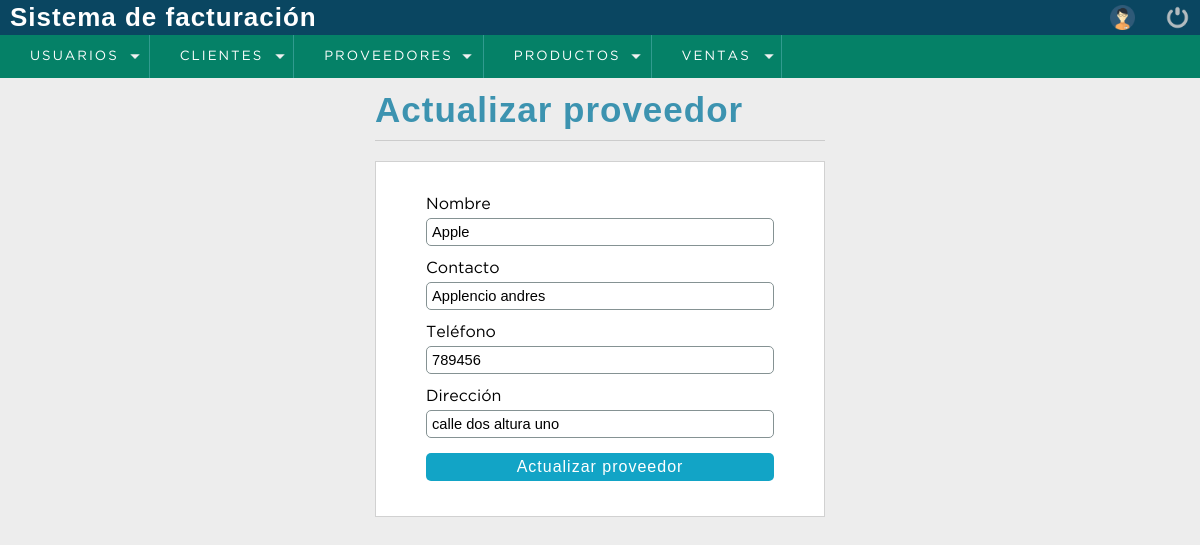
Page /proyecto/sistema/editar_proveedor.php?id=1 (signed in) on the committed database.
### tables this page shows
CREATE TABLE `proveedor` (
  `codproveedor` int(11) NOT NULL,
  `proveedor` varchar(100) DEFAULT NULL,
  `contacto` varchar(100) DEFAULT NULL,
  `telefono` bigint(11) DEFAULT NULL,
  `direccion` text DEFAULT NULL
);

### proyecto/sistema/editar_proveedor.php (the view, shortened to what this page needs)
<?php
    include "../bd.php";
    $codproveedor = $_GET['id'];
    $sql = mysqli_query($connection, "SELECT * FROM proveedor WHERE codproveedor = $codproveedor");
    $result_sql = mysqli_num_rows($sql);
    if ($result_sql == 0) {
        header('Location: lista_proveedor.php');
        exit;
    } else {
        $data = mysqli_fetch_array($sql);
        $nombre = $data['proveedor'];
        $contacto = $data['contacto'];
        $telefono = $data['telefono'];
        $direccion = $data['direccion'];
    }
?>
<!DOCTYPE html>
<html lang="en">
<head>
    <?php include "includes/scripts.php"; ?>
</head>
<body>
<?php include "includes/header.php"; ?>
    <section id="container">
        <div class="form_register">
            <h1>Actualizar proveedor</h1>
            <hr>
            <form action="" method="post">
                <label for="nombre">Nombre</label>
                <input type="text" name="nombre" id="nombre" placeholder="Nombre del proveedor" value="<?php echo $nombre; ?>">
                <label for="contacto">Contacto</label>
                <input type="text" name="contacto" id="contacto" placeholder="Contacto del proveedor" value="<?php echo $contacto; ?>">
                <label for="telefono">Teléfono</label>
                <input type="number" name="telefono" id="telefono" placeholder="Teléfono del proveedor" value="<?php echo $telefono; ?>">
                <label for="direccion">Dirección</label>
                <input type="text" name="direccion" id="direccion" placeholder="Dirección del proveedor" value="<?php echo $direccion; ?>">
                <input type="submit" value="Actualizar proveedor" class="btn-save">
            </form>
        </div>
    </section>
</body>
</html>

### proyecto/sistema/css/style.css (style rules this page uses)
* { margin: 0; padding: 0; box-sizing: border-box; }
body { background: #ededed; }
h1, h2, h3, h4, h5, h6 { font-family: 'arial'; font-weight: bold; letter-spacing: 1px; }
h1 { font-size: 26px; }
#container { padding: 90px 15px 15px; }
.form_register { width: 450px; margin: auto; }
.form_register h1 { color: #3c93b0; }
hr { border: 0; background: #CCC; height: 1px; display: block; margin: 10px 0; }
form { background: #FFF; margin: auto; padding: 20px 50px; border: 1px solid #d1d1d1; }
label { display: block; font-size: 12pt; font-family: 'Gothambook'; margin: 15px auto 5px auto; }
input,select { display: block; width: 100%; font-size: 11pt; padding: 5px; border: 1px solid #859293; border-radius: 5px; }
.btn-save { font-size: 12pt; background: #12a4c6; color: #FFF; letter-spacing: 1px; border: 0; cursor: pointer; margin: 15px auto; }
#container h1 { font-size: 35px; display: inline-block; }

### rows in the picture
proveedor: nombre "Apple", contacto "Applencio andres", telefono "789456", direccion "calle dos altura uno"
